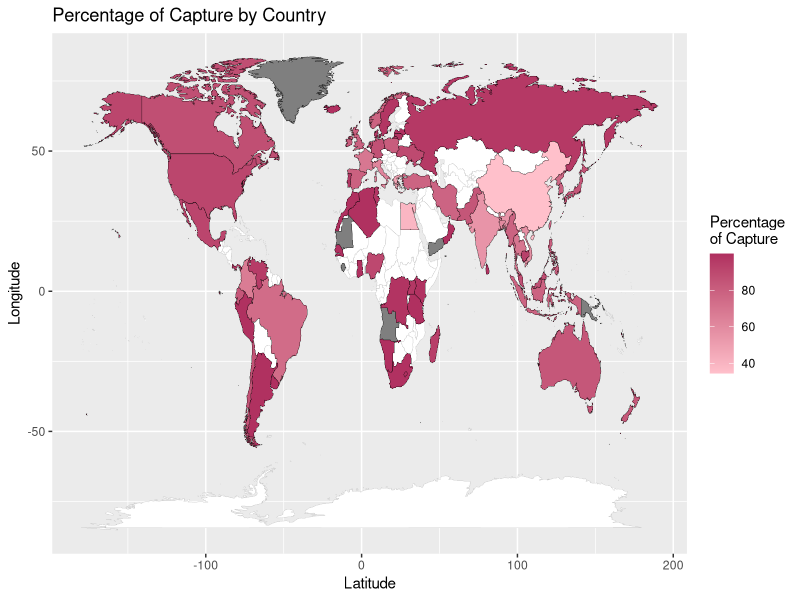
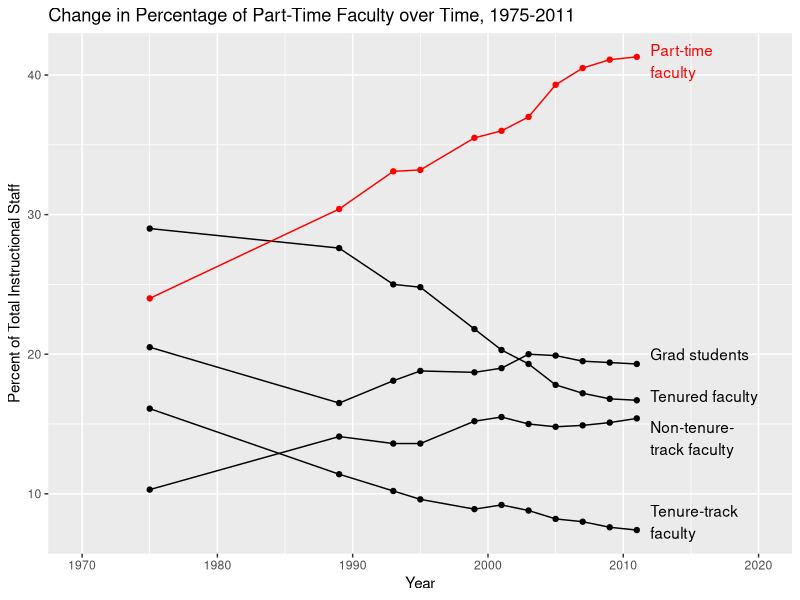
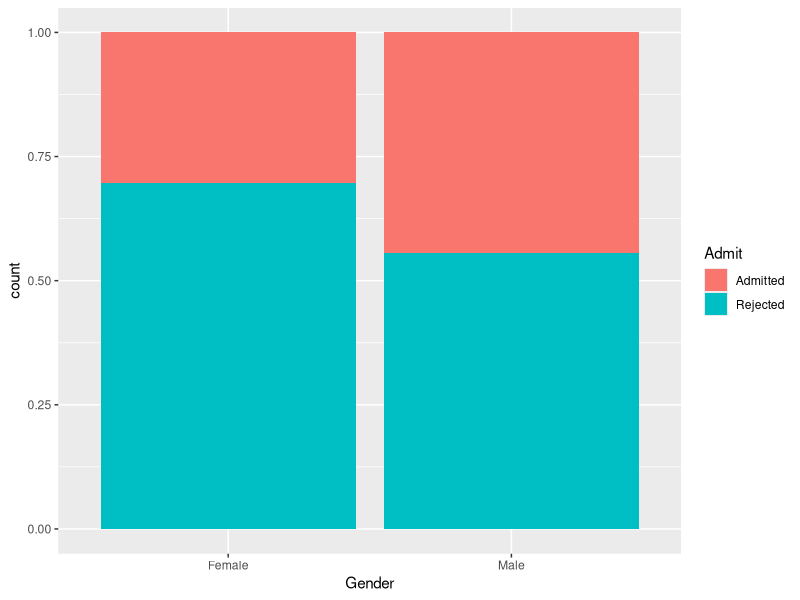
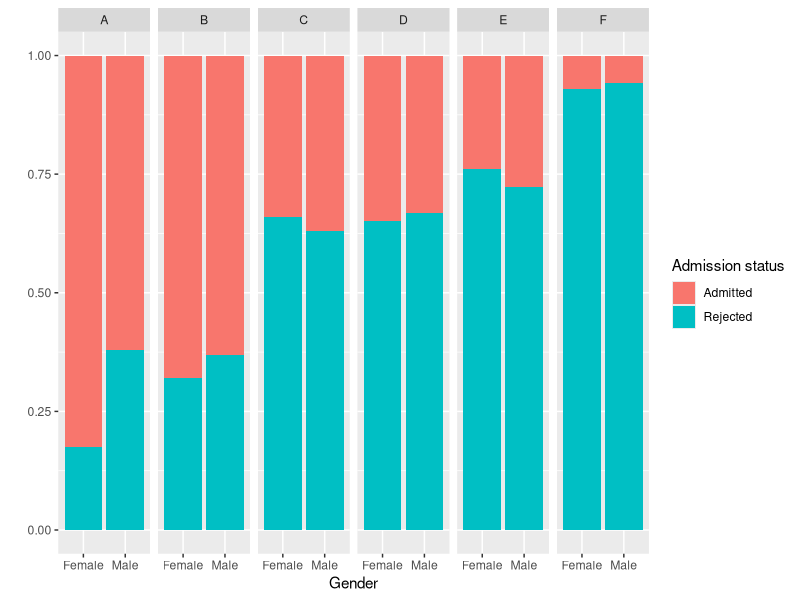

Reproduce these figures in R, in order.
## ---- chunk 1
library(tidyverse)
## ---- chunk 2
fishing <- read_csv("data/Fishing_industry_by_country.csv")
## ---- chunk 3
fishing <- read_csv("data/Fishing_industry_by_country.csv")

fishing <- fishing %>%
  # Remove Hong Kong and Other as those don't show up on the map
  filter(!(Country %in% c("Hong Kong", "Other"))) %>%
  # Rename some of the countries so they match how they are spelled on the world map
  mutate(
    Country = case_when(
      Country == "Congo, Democratic Republic of the" ~ "Democratic Republic of the Congo",
      Country == "People's Republic of China" ~ "China",
      Country == "Taiwan (Republic of China)" ~ "Taiwan",
      Country == "Russian Federation" ~ "Russia",
    TRUE ~ Country
    ),
    perc_capture = (Capture / (Capture + Aquaculture)) * 100 # For percentages
    )
## ---- chunk 4
country_map <- map_data("world")
ggplot(fishing, aes(map_id = Country)) +
  geom_map(data = country_map, map = country_map, aes(map_id = region), 
           fill = "white", color = "grey", lwd = 0.1) +
  geom_map(aes(fill = perc_capture), map = country_map, color = "black", lwd = 0.1) +
  expand_limits(x = country_map$long, y = country_map$lat)+
  labs(x = "Latitude", y = "Longitude", title = "Percentage of Capture by Country")+
  labs(fill = "Percentage\nof Capture") + # Line break in title
  scale_fill_gradient(low = "pink", high = "maroon")
## ---- chunk 5
year <- c(1975, 1989, 1993, 1995, 1999, 2001, 2003, 2005, 2007, 2009, 2011)
FTTF <- c(29, 27.6, 25, 24.8, 21.8, 20.3, 19.3, 17.8, 17.2, 16.8, 16.7)
FTTTF <- c(16.1, 11.4, 10.2, 9.6, 8.9, 9.2, 8.8, 8.2, 8, 7.6, 7.4)
FTNTTF <- c(10.3, 14.1, 13.6, 13.6, 15.2, 15.5, 15, 14.8, 14.9, 15.1, 15.4)
PTF <- c(24, 30.4, 33.1, 33.2, 35.5, 36, 37, 39.3, 40.5, 41.1, 41.3)
GSE <- c(20.5, 16.5, 18.1, 18.8, 18.7, 19, 20, 19.9, 19.5, 19.4, 19.3)
## ---- chunk 6
ggplot(mapping = aes(x = year)) +
  geom_point(aes(y = FTTF)) + geom_line(aes(y = FTTF)) +
  geom_point(aes(y = FTTTF)) + geom_line(aes(y = FTTTF)) +
  geom_point(aes(y = FTNTTF)) + geom_line(aes(y = FTNTTF)) +
  geom_point(aes(y = PTF), color = "red") + geom_line(aes(y = PTF), color = "red") +
  geom_point(aes(y = GSE)) + geom_line(aes(y = GSE)) +
  labs(x = "Year", y = "Percent of Total Instructional Staff", 
       title = "Change in Percentage of Part-Time Faculty over Time, 1975-2011") +
  xlim(c(1970, 2020)) +
  annotate("text", x = 2012, y = c(41, 20, 17, 14, 8), 
           label = c("Part-time\nfaculty", "Grad students", "Tenured faculty", 
                     "Non-tenure-\ntrack faculty", "Tenure-track\nfaculty"),
           color = c("red", rep("black", 4)), hjust = 0)
## ---- chunk 7
ucb_admit <- read_csv("data/ucb_admit.csv")
ucb_admit
## ---- chunk 8
glimpse(ucb_admit)
## ---- chunk 9
ucb_admit %>%
  count(Gender, Admit) %>%
  spread(Admit, n) 
## ---- chunk 10
ucb_admit %>%
  count(Gender, Admit) %>%
  spread(Admit, n) %>%
  mutate(Perc_Admit = round(Admitted / (Admitted + Rejected), 2))
## ---- chunk 11
ggplot(ucb_admit, mapping = aes(x = Gender, fill = Admit)) +
  geom_bar(position = "fill")
## ---- chunk 12
ucb_admit %>%
  count(Dept, Gender, Admit) %>%
  spread(Admit, n)
## ---- chunk 13
ucb_admit %>%
  count(Dept, Gender, Admit) %>%
  spread(Admit, n) %>%
  mutate(Perc_Admit = round(Admitted / (Admitted + Rejected), 2))
## ---- chunk 14
ggplot(ucb_admit, mapping = aes(x = Gender, fill = Admit)) +
  geom_bar(position = "fill") +
  facet_grid(. ~ Dept) +
  labs(x = "Gender", y = "", fill = "Admission status")
